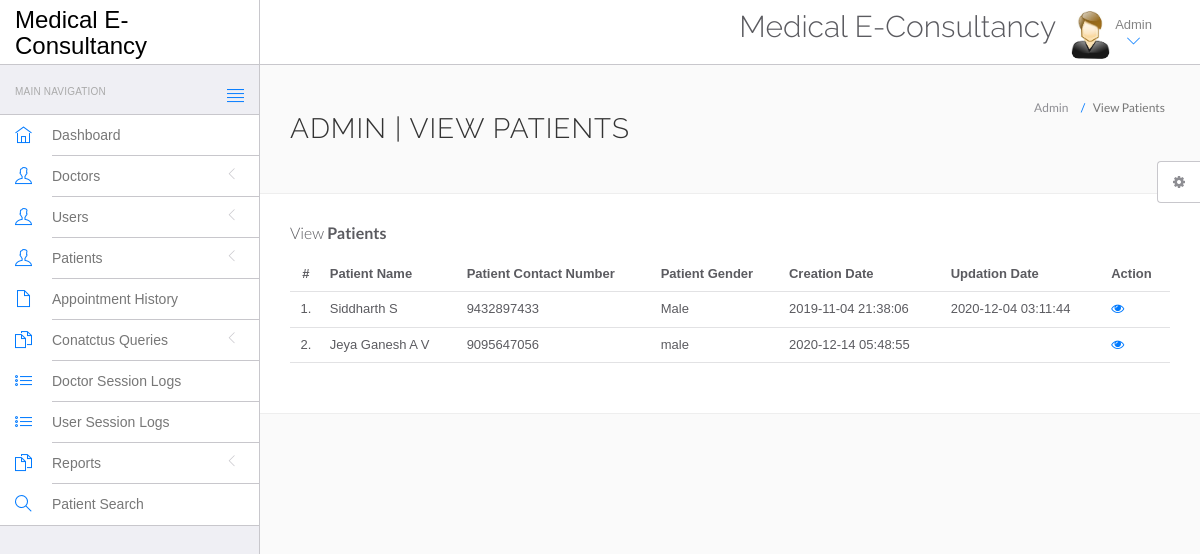
The page /hms/admin/manage-patient.php (signed in) on the database its author committed.
### tables this page shows
CREATE TABLE `tblpatient` (
  `ID` int(10) NOT NULL,
  `Docid` int(10) DEFAULT NULL,
  `PatientName` varchar(200) DEFAULT NULL,
  `PatientContno` bigint(10) DEFAULT NULL,
  `PatientEmail` varchar(200) DEFAULT NULL,
  `PatientGender` varchar(50) DEFAULT NULL,
  `PatientAdd` mediumtext DEFAULT NULL,
  `PatientAge` int(10) DEFAULT NULL,
  `PatientMedhis` mediumtext DEFAULT NULL,
  `CreationDate` timestamp NULL DEFAULT current_timestamp(),
  `UpdationDate` timestamp NULL DEFAULT NULL ON UPDATE current_timestamp()
);

### hms/admin/manage-patient.php (the view, shortened to what this page needs)
<?php
include('include/config.php');
?>
<!DOCTYPE html>
<html lang="en">
	<head>
		<link rel="stylesheet" href="vendor/bootstrap/css/bootstrap.min.css">
		<link rel="stylesheet" href="vendor/fontawesome/css/font-awesome.min.css">
		<link rel="stylesheet" href="vendor/themify-icons/themify-icons.min.css">
		<link href="vendor/animate.css/animate.min.css" rel="stylesheet" media="screen">
		<link href="vendor/perfect-scrollbar/perfect-scrollbar.min.css" rel="stylesheet" media="screen">
		<link href="vendor/switchery/switchery.min.css" rel="stylesheet" media="screen">
		<link href="vendor/bootstrap-touchspin/jquery.bootstrap-touchspin.min.css" rel="stylesheet" media="screen">
		<link href="vendor/select2/select2.min.css" rel="stylesheet" media="screen">
		<link href="vendor/bootstrap-datepicker/bootstrap-datepicker3.standalone.min.css" rel="stylesheet" media="screen">
		<link href="vendor/bootstrap-timepicker/bootstrap-timepicker.min.css" rel="stylesheet" media="screen">
		<link rel="stylesheet" href="assets/css/styles.css">
		<link rel="stylesheet" href="assets/css/plugins.css">
		<link rel="stylesheet" href="assets/css/themes/theme-1.css" id="skin_color" />
	</head>
	<body>
		<div id="app">
<?php include('include/sidebar.php');?>
<div class="app-content">
<?php include('include/header.php');?>
<div class="main-content" >
<div class="wrap-content container" id="container">
<section id="page-title">
<div class="row">
<div class="col-sm-8">
<h1 class="mainTitle">Admin | View Patients</h1>
</div>
<ol class="breadcrumb">
<li>
<span>Admin</span>
</li>
<li class="active">
<span>View Patients</span>
</li>
</ol>
</div>
</section>
<div class="container-fluid container-fullw bg-white">
<div class="row">
<div class="col-md-12">
<h5 class="over-title margin-bottom-15">View <span class="text-bold">Patients</span></h5>
<table class="table table-hover" id="sample-table-1">
<thead>
<tr>
<th class="center">#</th>
<th>Patient Name</th>
<th>Patient Contact Number</th>
<th>Patient Gender </th>
<th>Creation Date </th>
<th>Updation Date </th>
<th>Action</th>
</tr>
</thead>
<tbody>
<?php
$sql=mysqli_query($con,"select * from tblpatient");
$cnt=1;
while($row=mysqli_fetch_array($sql))
{
?>
<tr>
<td class="center"><?php echo $cnt;?>.</td>
<td class="hidden-xs"><?php echo $row['PatientName'];?></td>
<td><?php echo $row['PatientContno'];?></td>
<td><?php echo $row['PatientGender'];?></td>
<td><?php echo $row['CreationDate'];?></td>
<td><?php echo $row['UpdationDate'];?>
</td>
<td>
<a href="view-patient.php?viewid=<?php echo $row['ID'];?>"><i class="fa fa-eye"></i></a>
</td>
</tr>
<?php
$cnt=$cnt+1;
 }?></tbody>
</table>
</div>
</div>
</div>
</div>
</div>
</div>
</div>
	<?php include('include/setting.php');?>
	</body>
</html>

### hms/admin/assets/css/themes/theme-1.css (style rules this page uses)
body { background: #FAFAFA; }

### rows shown on the page
tblpatient: PatientName "Siddharth S", PatientContno "9432897433", PatientGender "Male", CreationDate "2019-11-04 21:38:06", UpdationDate "2020-12-04 03:11:44"
tblpatient: PatientName "Jeya Ganesh A V", PatientContno "9095647056", PatientGender "male", CreationDate "2020-12-14 05:48:55"
